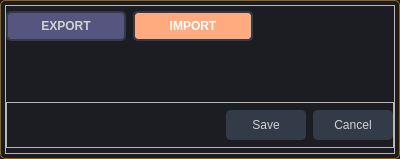
<?xml version="1.0" encoding="UTF-8"?>
<ui version="4.0">
 <class>Client_Status_Dialog</class>
 <widget class="QDialog" name="Client_Status_Dialog">
  <property name="geometry">
   <rect>
    <x>0</x>
    <y>0</y>
    <width>400</width>
    <height>159</height>
   </rect>
  </property>
  <property name="windowTitle">
   <string>Dialog</string>
  </property>
  <property name="styleSheet">
   <string notr="true">QDialog{
	background-color: rgb(27, 29, 35);
border:1px solid rgba(255, 170, 0,0.5);
border-radius:5px}
/* LINE EDIT */
QLineEdit {
	background-color: rgb(44, 49, 60);
	border-radius: 5px;
	border: 2px solid rgb(27, 29, 35);
	padding-left: 10px;
}
QLineEdit:hover {
	border: 2px solid rgb(64, 71, 88);
}
QLineEdit:focus {
	border: 2px solid rgb(91, 101, 124);
}
QPushButton {
	border: 2px solid rgb(52, 59, 72);
	border-radius: 5px;	
	background-color: rgb(52, 59, 72);
	color: rgb(210, 210, 210);
}
QPushButton:hover {
	background-color: rgb(57, 65, 80);
	border: 2px solid rgb(61, 70, 86);
}
QPushButton:pressed {	
	background-color: rgb(35, 40, 49);
	border: 2px solid rgb(43, 50, 61);
}
</string>
  </property>
  <layout class="QGridLayout" name="gridLayout_2">
   <property name="leftMargin">
    <number>5</number>
   </property>
   <property name="topMargin">
    <number>5</number>
   </property>
   <property name="rightMargin">
    <number>5</number>
   </property>
   <property name="bottomMargin">
    <number>5</number>
   </property>
   <property name="spacing">
    <number>5</number>
   </property>
   <item row="1" column="0">
    <widget class="QFrame" name="frame">
     <property name="frameShape">
      <enum>QFrame::StyledPanel</enum>
     </property>
     <property name="frameShadow">
      <enum>QFrame::Raised</enum>
     </property>
     <layout class="QGridLayout" name="gridLayout">
      <property name="leftMargin">
       <number>0</number>
      </property>
      <property name="topMargin">
       <number>5</number>
      </property>
      <property name="rightMargin">
       <number>0</number>
      </property>
      <property name="bottomMargin">
       <number>5</number>
      </property>
      <property name="spacing">
       <number>7</number>
      </property>
      <item row="1" column="0" colspan="4">
       <widget class="QLabel" name="sel_file_lbl">
        <property name="font">
         <font>
          <family>Segoe UI</family>
          <pointsize>9</pointsize>
         </font>
        </property>
        <property name="styleSheet">
         <string notr="true">color:white</string>
        </property>
        <property name="text">
         <string/>
        </property>
       </widget>
      </item>
      <item row="0" column="0">
       <widget class="QPushButton" name="export_btn">
        <property name="minimumSize">
         <size>
          <width>120</width>
          <height>30</height>
         </size>
        </property>
        <property name="font">
         <font>
          <family>Segoe UI</family>
          <pointsize>9</pointsize>
          <weight>75</weight>
          <bold>true</bold>
         </font>
        </property>
        <property name="styleSheet">
         <string notr="true">QPushButton{
background-color: rgb(85, 85, 127);
}
QPushButton:hover{
	background-color: rgb(100, 100, 150);
}
QPushButton:pressed{
	background-color: rgb(70, 70, 104);
}</string>
        </property>
        <property name="text">
         <string>EXPORT</string>
        </property>
        <property name="icon">
         <iconset resource="../files.qrc">
          <normaloff>:/24x24/icons/24x24/cil-description.png</normaloff>:/24x24/icons/24x24/cil-description.png</iconset>
        </property>
       </widget>
      </item>
      <item row="0" column="1" colspan="2">
       <widget class="QPushButton" name="import_btn">
        <property name="minimumSize">
         <size>
          <width>120</width>
          <height>30</height>
         </size>
        </property>
        <property name="font">
         <font>
          <family>Segoe UI</family>
          <pointsize>9</pointsize>
          <weight>75</weight>
          <bold>true</bold>
         </font>
        </property>
        <property name="styleSheet">
         <string notr="true">QPushButton{
	background-color: rgb(255, 170, 127);
	color:white
}
QPushButton:hover{
	background-color: rgb(255, 190, 147);
}
QPushButton:pressed{
	background-color: rgb(209, 139, 104);
}</string>
        </property>
        <property name="text">
         <string>IMPORT</string>
        </property>
        <property name="icon">
         <iconset resource="../files.qrc">
          <normaloff>:/24x24/icons/24x24/cil-vertical-align-bottom.png</normaloff>:/24x24/icons/24x24/cil-vertical-align-bottom.png</iconset>
        </property>
       </widget>
      </item>
      <item row="2" column="0" colspan="4">
       <widget class="QFrame" name="frame_2">
        <property name="frameShape">
         <enum>QFrame::StyledPanel</enum>
        </property>
        <property name="frameShadow">
         <enum>QFrame::Raised</enum>
        </property>
        <layout class="QGridLayout" name="gridLayout_3">
         <property name="leftMargin">
          <number>0</number>
         </property>
         <property name="topMargin">
          <number>0</number>
         </property>
         <property name="rightMargin">
          <number>0</number>
         </property>
         <property name="bottomMargin">
          <number>0</number>
         </property>
         <property name="horizontalSpacing">
          <number>7</number>
         </property>
         <item row="0" column="3">
          <widget class="QPushButton" name="cancel_btn">
           <property name="minimumSize">
            <size>
             <width>80</width>
             <height>30</height>
            </size>
           </property>
           <property name="font">
            <font>
             <pointsize>9</pointsize>
            </font>
           </property>
           <property name="text">
            <string>Cancel</string>
           </property>
           <property name="icon">
            <iconset resource="../files.qrc">
             <normaloff>:/16x16/icons/16x16/cil-x.png</normaloff>:/16x16/icons/16x16/cil-x.png</iconset>
           </property>
          </widget>
         </item>
         <item row="0" column="2">
          <widget class="QPushButton" name="save_btn">
           <property name="minimumSize">
            <size>
             <width>80</width>
             <height>30</height>
            </size>
           </property>
           <property name="font">
            <font>
             <pointsize>9</pointsize>
            </font>
           </property>
           <property name="text">
            <string>Save</string>
           </property>
           <property name="icon">
            <iconset resource="../files.qrc">
             <normaloff>:/16x16/icons/16x16/cil-save.png</normaloff>:/16x16/icons/16x16/cil-save.png</iconset>
           </property>
          </widget>
         </item>
         <item row="0" column="0">
          <spacer name="horizontalSpacer">
           <property name="orientation">
            <enum>Qt::Horizontal</enum>
           </property>
           <property name="sizeHint" stdset="0">
            <size>
             <width>40</width>
             <height>20</height>
            </size>
           </property>
          </spacer>
         </item>
        </layout>
       </widget>
      </item>
      <item row="0" column="3">
       <spacer name="horizontalSpacer_2">
        <property name="orientation">
         <enum>Qt::Horizontal</enum>
        </property>
        <property name="sizeHint" stdset="0">
         <size>
          <width>40</width>
          <height>20</height>
         </size>
        </property>
       </spacer>
      </item>
     </layout>
    </widget>
   </item>
  </layout>
 </widget>
 <resources>
  <include location="../files.qrc"/>
 </resources>
 <connections/>
</ui>
